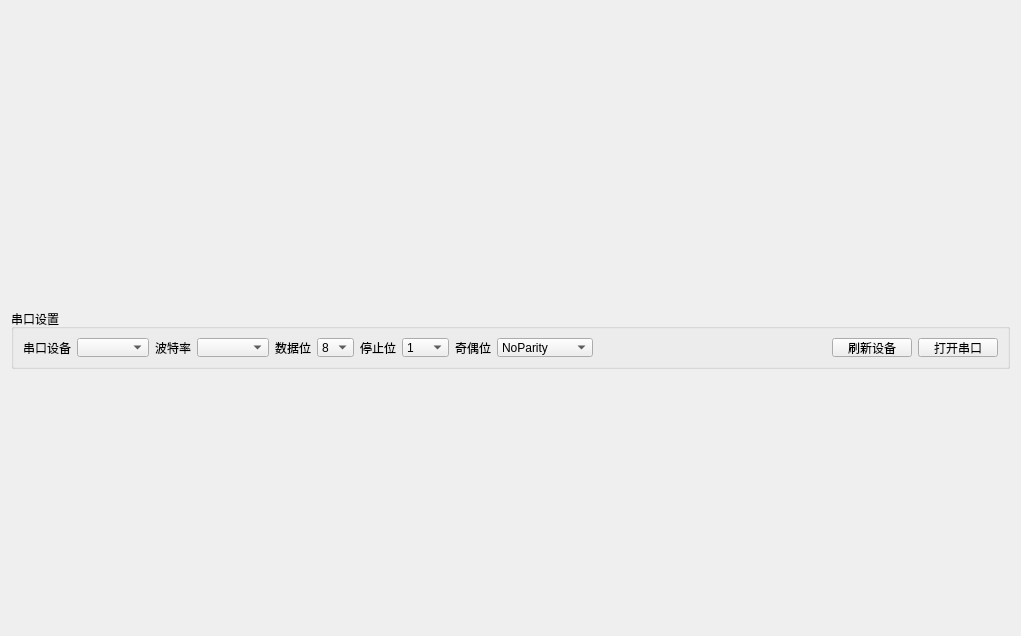
<?xml version="1.0" encoding="UTF-8"?>
<ui version="4.0">
 <class>SerialportWidget</class>
 <widget class="QWidget" name="SerialportWidget">
  <property name="geometry">
   <rect>
    <x>0</x>
    <y>0</y>
    <width>1021</width>
    <height>636</height>
   </rect>
  </property>
  <property name="windowTitle">
   <string>Form</string>
  </property>
  <layout class="QGridLayout" name="gridLayout_2">
   <item row="2" column="1">
    <widget class="QWidget" name="widget_input" native="true">
     <property name="maximumSize">
      <size>
       <width>16777215</width>
       <height>250</height>
      </size>
     </property>
    </widget>
   </item>
   <item row="2" column="0">
    <widget class="QWidget" name="widget_sendPanel" native="true">
     <property name="maximumSize">
      <size>
       <width>200</width>
       <height>250</height>
      </size>
     </property>
    </widget>
   </item>
   <item row="0" column="0" colspan="2">
    <widget class="QWidget" name="widget_output" native="true"/>
   </item>
   <item row="1" column="0" colspan="2">
    <widget class="QGroupBox" name="groupBox">
     <property name="maximumSize">
      <size>
       <width>16777215</width>
       <height>60</height>
      </size>
     </property>
     <property name="title">
      <string>串口设置</string>
     </property>
     <layout class="QGridLayout" name="gridLayout">
      <item row="0" column="18">
       <widget class="QPushButton" name="pushButton_open">
        <property name="text">
         <string>打开串口</string>
        </property>
       </widget>
      </item>
      <item row="0" column="12">
       <widget class="QLabel" name="label_5">
        <property name="text">
         <string>停止位</string>
        </property>
       </widget>
      </item>
      <item row="0" column="9">
       <widget class="QComboBox" name="comboBox_baudrate"/>
      </item>
      <item row="0" column="17">
       <widget class="QPushButton" name="pushButton_refresh">
        <property name="text">
         <string>刷新设备</string>
        </property>
       </widget>
      </item>
      <item row="0" column="0">
       <widget class="QLabel" name="label">
        <property name="text">
         <string>串口设备</string>
        </property>
       </widget>
      </item>
      <item row="0" column="13">
       <widget class="QComboBox" name="comboBox_stopbits">
        <item>
         <property name="text">
          <string>1</string>
         </property>
        </item>
        <item>
         <property name="text">
          <string>1.5</string>
         </property>
        </item>
        <item>
         <property name="text">
          <string>2</string>
         </property>
        </item>
       </widget>
      </item>
      <item row="0" column="14">
       <widget class="QLabel" name="label_4">
        <property name="text">
         <string>奇偶位</string>
        </property>
       </widget>
      </item>
      <item row="0" column="1" colspan="6">
       <widget class="QComboBox" name="comboBox_serialport"/>
      </item>
      <item row="0" column="11">
       <widget class="QComboBox" name="comboBox_databits">
        <property name="currentIndex">
         <number>3</number>
        </property>
        <item>
         <property name="text">
          <string>5</string>
         </property>
        </item>
        <item>
         <property name="text">
          <string>6</string>
         </property>
        </item>
        <item>
         <property name="text">
          <string>7</string>
         </property>
        </item>
        <item>
         <property name="text">
          <string>8</string>
         </property>
        </item>
       </widget>
      </item>
      <item row="0" column="8">
       <widget class="QLabel" name="label_2">
        <property name="text">
         <string>波特率</string>
        </property>
       </widget>
      </item>
      <item row="0" column="10">
       <widget class="QLabel" name="label_3">
        <property name="text">
         <string>数据位</string>
        </property>
       </widget>
      </item>
      <item row="0" column="15">
       <widget class="QComboBox" name="comboBox_parity">
        <item>
         <property name="text">
          <string>NoParity</string>
         </property>
        </item>
        <item>
         <property name="text">
          <string>EvenParity</string>
         </property>
        </item>
        <item>
         <property name="text">
          <string>OddParity</string>
         </property>
        </item>
        <item>
         <property name="text">
          <string>SpaceParity</string>
         </property>
        </item>
        <item>
         <property name="text">
          <string>MarkParity</string>
         </property>
        </item>
       </widget>
      </item>
      <item row="0" column="16">
       <spacer name="horizontalSpacer_2">
        <property name="orientation">
         <enum>Qt::Horizontal</enum>
        </property>
        <property name="sizeHint" stdset="0">
         <size>
          <width>40</width>
          <height>20</height>
         </size>
        </property>
       </spacer>
      </item>
     </layout>
    </widget>
   </item>
  </layout>
 </widget>
 <resources/>
 <connections/>
</ui>
